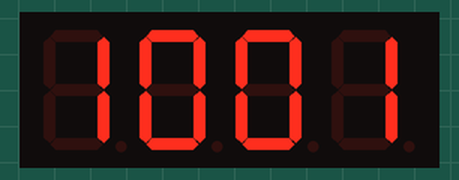
This program was run on a simulated Arduino Uno, built with avr-gcc and run on an emulated ATmega328P. On the bench: 4-digit seven-segment display.

Above: at 0.1 s.
At 1.1 s:
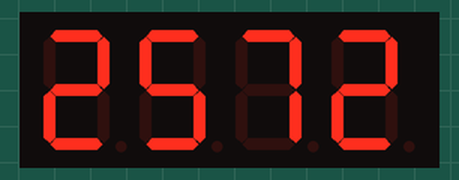
At 2.1 s:
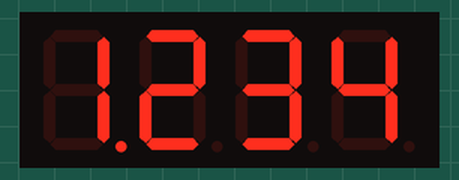

The program:

main.cpp
```cpp
#include <Arduino.h>
#include "Program.h"


Program* program;
void setup() {
  Serial.begin(9600);
  program = new Program(2,3);
  pinMode(2, OUTPUT);
  pinMode(3, OUTPUT);
}

void loop() {
  program->loop();
  delay(1000);
}

// #include <Arduino.h>
// #include <TM1637Display.h>

// #define CLK 2
// #define DIO 3

// TM1637Display display = TM1637Display(CLK, DIO);

// const uint8_t tousAllumes[] = {0xff, 0xff, 0xff, 0xff};
// const uint8_t tousEteints[] = {0x00, 0x00, 0x00, 0x00};

// const uint8_t fin[] = {
//     SEG_A | SEG_E | SEG_F | SEG_G,  // F
//     SEG_E,                          // i
//     SEG_C | SEG_E | SEG_G,          // n
//     SEG_B | SEG_C | SEG_DP          // !
// };

// // Create degree Celsius symbol:
// const uint8_t celsius[] = {
//     SEG_A | SEG_B | SEG_F | SEG_G,  // Circle
//     SEG_A | SEG_D | SEG_E | SEG_F   // C
// };

// void setup() {
//   Serial.begin(9600);
//   display.clear();
//   display.setBrightness(7);
//   delay(100);
//   Serial.println("start");
// }

// void loop() {
//   uint8_t unSegment[] = {0x0};
//   uint8_t un =     0b00000110;
//   uint8_t trois =  0b01001111;
//   uint8_t quatre = 0b01100110;

//   uint8_t pi[] = {
//     trois | SEG_DP,
//     un,
//     quatre,
//     un
//   };
//   display.setSegments(tousAllumes);
//   delay(500);

//   display.setSegments(tousEteints);
//   delay(500);

//   for (int intensite = 0; intensite < 8; intensite++) {
//     display.setBrightness(intensite);
//     display.setSegments(tousAllumes);
//     delay(200);
//   }

//   for (uint8_t digit = 0; digit < 4; ++digit) {
//     unSegment[0] = 1;

//     for (uint8_t segment = 0; segment < 8; ++segment) {
//       display.clear();
//       display.setSegments(unSegment, 1, digit);
//       unSegment[0] <<= 1;
//       delay(200);
//     }
//   }

//   display.showNumberDecEx(3141, 0b10000000);
//   delay(5000);

//   display.setSegments(pi, 4, 0);
//   delay(5000);

//   for (int valeur = -1200; valeur < 11000; ++valeur) {
//     display.showNumberDec(valeur, true);
//   }

//   display.setSegments(fin);

//   delay(5000);
// }
```

Affichage4Digits.h
```cpp
#pragma once
#include <Arduino.h>
#include <TM1637Display.h>
#include "Affichage4DigitsProxy.h"

class Affichage4Digits{
    public:
        Affichage4Digits(Affichage4DigitsProxy * p_proxy);
        void afficher(uint8_t p_d1, uint8_t p_d2, uint8_t p_d3, uint8_t p_d4);
        void afficherEntier(uint16_t p_valeur);
        void afficherEntierBinaire(uint16_t p_valeur);
        uint8_t valeursSegment(uint16_t p_valeurSegment);
        void afficherBinaire(uint16_t p_valeur);
        void afficherDecimal(uint16_t p_valeur);

    private:
        Affichage4DigitsProxy * m_proxy;
};
```

Affichage4DigitsProxy.h
```cpp
#pragma once
#include <Arduino.h>
#include <TM1637Display.h>

class Affichage4DigitsProxy{
    public:
        virtual void afficher(uint8_t p_d1, uint8_t p_d2, uint8_t p_d3, uint8_t p_d4) = 0;
};
```

Affichage4DigitsProxyTM1637.h
```cpp
#pragma once
#include <Arduino.h>
#include <TM1637Display.h>
#include "Affichage4DigitsProxy.h"

class Affichage4DigitsProxyTM1637: public Affichage4DigitsProxy{
    public:
        Affichage4DigitsProxyTM1637(int p_pinHorloge, int p_pinDonnees);
        void afficher(uint8_t p_d1, uint8_t p_d2, uint8_t p_d3, uint8_t p_d4);
    private:
        TM1637Display * m_tm1637;
};
```

Program.h
```cpp
#pragma once
#include <Arduino.h>
#include <TM1637Display.h>
#include "Affichage4Digits.h"
#include "Affichage4DigitsProxyTM1637.h"

class Program{
    public:
        Program(int p_pinHorloge, int p_pinDonnees);
        void loop();
    private:
        Affichage4Digits * m_affichage;
};
```

Affichage4Digits.cpp
```cpp
#include "Affichage4Digits.h"

const byte segmentValue[] = {
    0b00111111,  // 0
    0b00000110,  // 1
    0b01011011,  // 2
    0b01001111,  // 3
    0b01100110,  // 4
    0b01101101,  // 5
    0b01111101,  // 6
    0b00000111,  // 7
    0b01111111,  // 8
    0b01101111   // 9
} ;

Affichage4Digits::Affichage4Digits(Affichage4DigitsProxy * p_proxy):
    m_proxy(p_proxy)
{
    ;
}

void Affichage4Digits::afficher(uint8_t p_d1, uint8_t p_d2, uint8_t p_d3, uint8_t p_d4){
    m_proxy->afficher(p_d1, p_d2, p_d3, p_d4);
}

void Affichage4Digits::afficherEntier(uint16_t p_valeur){
    //decomposition de le valeur en chiffres unitaires. ex: 2672
    uint8_t d1 = (p_valeur / 1000);            // =2
    uint8_t d2 = (p_valeur% 1000) / 100;     // =6
    uint8_t d3 = (p_valeur % 100) / 10;      // =7
    uint8_t d4 = (p_valeur % 10);            // =2

    afficher(valeursSegment(d1) | 0b10000000 ,valeursSegment(d2), valeursSegment(d3), valeursSegment(d4));
}

void Affichage4Digits::afficherEntierBinaire(uint16_t p_valeur){
    switch (p_valeur){
        case 0:
            afficher(0, 0, 0, 0);
            break;
        case 1:
            afficher(0, 0, 0, 1);
            break;
        case 2:
            afficher(0, 0, 1, 0);
            break;
        case 3:
            afficher(0, 0, 1, 1);
            break;
        case 4:
            afficher(0, 1, 0, 0);
            break;
        case 5:
            afficher(0, 1, 0, 1);
            break;
        case 6:
            afficher (0, 1, 1, 0);
            break;
        case 7:
            afficher(0, 1, 1, 1);
            break;
        case 8:
            afficher(1, 0, 0, 0);
            break;
        case 9:
            afficher(1, 0, 0, 1);
            break;
        default:
            afficher(0, 0, 0, 0);
            break;
    }
}

uint8_t Affichage4Digits::valeursSegment(uint16_t p_valeurSegment){
    return segmentValue[p_valeurSegment % 10];
}

void Affichage4Digits::afficherBinaire(uint16_t p_valeur){
    uint8_t d1 = (p_valeur >> 3 )&1;
    uint8_t d2 = (p_valeur >> 2 )&1;
    uint8_t d3 = (p_valeur >> 1) &1;
    uint8_t d4 = p_valeur &1;

    afficher(valeursSegment(d1),valeursSegment(d2), valeursSegment(d3), valeursSegment(d4));
}

void Affichage4Digits::afficherDecimal(uint16_t p_valeurAAfficher){
    uint8_t d1 = valeursSegment(p_valeurAAfficher / 1000);
    uint8_t d2 = valeursSegment((p_valeurAAfficher % 1000) / 100);
    uint8_t d3 = valeursSegment((p_valeurAAfficher % 100) / 10);
    uint8_t d4 = valeursSegment(p_valeurAAfficher % 10);

    afficher(d1, d2, d3, d4);
}
```

Affichage4DigitsProxyTM1637.cpp
```cpp
#include "Affichage4DigitsProxyTM1637.h"

Affichage4DigitsProxyTM1637::Affichage4DigitsProxyTM1637(int p_pinHorloge, int p_pinDonnees):
    m_tm1637(new TM1637Display(p_pinHorloge, p_pinDonnees))
{
    m_tm1637->setBrightness(7);
}

void Affichage4DigitsProxyTM1637::afficher(uint8_t p_d1, uint8_t p_d2, uint8_t p_d3, uint8_t p_d4){
    uint8_t donnees[4] {p_d1, p_d2, p_d3, p_d4};
    m_tm1637->setSegments(donnees);
}
```

Program.cpp
```cpp
#include "Program.h"

Program::Program(int p_pinHorloge, int p_pinDonnees){
    m_affichage = new Affichage4Digits(new Affichage4DigitsProxyTM1637(p_pinHorloge, p_pinDonnees));
}

void Program::loop(){
     //afficher la valeur "1010" et validez que cela fonctionne
    m_affichage->afficherBinaire(0b1001);
    delay(1000);
    m_affichage->afficherDecimal(2572);
    delay(1000);
    m_affichage->afficherEntier(1234);


    // //Écrivez un programme principal qui compte en binaire de
    // //"0000" (0 en décimal) à "1111" (15 en décimal)
    // //et qui affiche le résultat sur le 4 digits
    // //(attendre 1 seconde entre chaque incrément)
    // for(int i = 0; i <= 15; ++i){
    //     m_affichage->afficherBinaire(i);
    //     delay(1000);
    // }

    // //Écrivez un programme principal qui compte en binaire de "0000" à "9999"
    // //et qui affiche le résultat sur le 4 digits
    // //(attendre 100 millisecondes entre chaque incrément)
    // for (int i = 0; i <= 9999; ++i){
    //     m_affichage->afficherDecimal(i);
    //     delay(100);
    // }
}
```

Measured:
- by itself, everything shown: repeats every 3.1 s, in 3 steps
- what the display in image 1 shows lasts 1.1 s, from 1.0 s to 2.1 s
